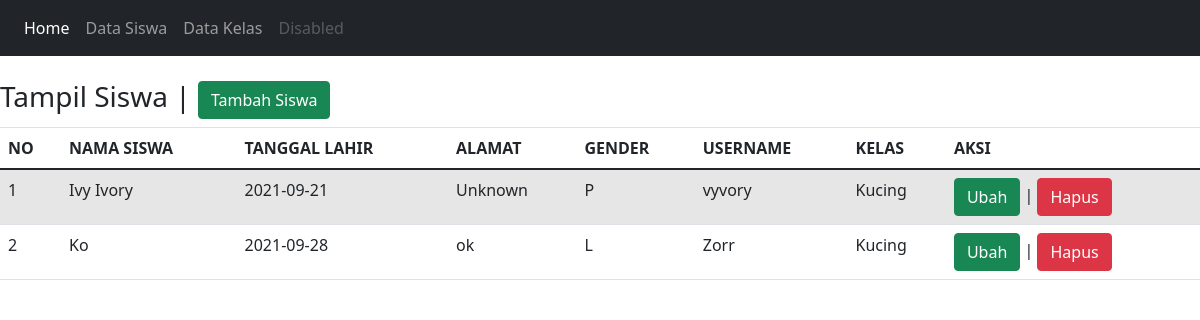
Screenshot of /Perpustakaan/tampil_siswa.php with the database file from the repository.
### tables this page shows
CREATE TABLE `siswa` (
  `id_siswa` int(11) NOT NULL,
  `nama_siswa` varchar(100) NOT NULL,
  `tanggal_lahir` date NOT NULL,
  `gender` enum('L','P') NOT NULL,
  `alamat` text NOT NULL,
  `username` varchar(255) NOT NULL,
  `password` varchar(255) NOT NULL,
  `id_kelas` int(11) NOT NULL
);

CREATE TABLE `kelas` (
  `id_kelas` int(11) NOT NULL,
  `nama_kelas` varchar(255) NOT NULL,
  `kelompok` varchar(255) NOT NULL
);

### Perpustakaan/tampil_siswa.php (the view, shortened to what this page needs)
<!DOCTYPE html>
<html lang="en">
<head>
  <link rel="stylesheet" href="https://maxcdn.bootstrapcdn.com/bootstrap/4.5.2/css/bootstrap.min.css">
        <link href="https://cdn.jsdelivr.net/npm/bootstrap@5.0.1/dist/css/bootstrap.min.css"
        rel="stylesheet"
>
    </head>
    <body>
    <nav class="navbar navbar-expand-sm bg-dark navbar-dark">
  <ul class="navbar-nav">
    <li class="nav-item active">
      <a class="nav-link" href="index.php">Home</a>
    </li>
    <li class="nav-item">
      <a class="nav-link" href="tampil_siswa.php">Data Siswa</a>
    </li>
    <li class="nav-item">
      <a class="nav-link" href="tampil_kelas.php">Data Kelas</a>
    </li>
    <li class="nav-item">
      <a class="nav-link disabled" href="#">Disabled</a>
    </li>
  </ul>
</nav>
    <br><h3>Tampil Siswa | <a href="tambah_siswa.php" class="btn btn-success">Tambah Siswa</a></h3>
        <table class = "table table-hover table-striped">
            <thead>
                <tr>
                    <th>NO</th><th>NAMA SISWA</th><th>TANGGAL LAHIR</th>
                    <th>ALAMAT</th><th>GENDER</th>
                    <th>USERNAME</th><th>KELAS</th><th>AKSI</th>
                </tr>
            </thead>
            <tbody>
                <?php
                include "koneksi.php";
                $qry_siswa = mysqli_query($conn, "select * from siswa join kelas on kelas.id_kelas = siswa.id_kelas");
                $no = 0;
                while ($data_siswa = mysqli_fetch_array ($qry_siswa)){
                    $no++; ?>
                    <tr>
                        <td><?=$no?></td><td><?= $data_siswa ['nama_siswa']?></td>
                        <td><?=$data_siswa['tanggal_lahir']?></td>
                        <td><?=$data_siswa['alamat']?></td>
                        <td><?=$data_siswa['gender']?></td>
                        <td><?=$data_siswa['username']?></td>
                        <td><?=$data_siswa['nama_kelas']?></td>
                        <td><a href="ubah_siswa.php?id_siswa=<?=$data_siswa['id_siswa']?>"
                        class="btn btn-success">Ubah</a> | <a href="proses_hapus_siswa.php?id_siswa=<?=$data_siswa['id_siswa']?>"
                        onclick="return confirm('Apakah anda yakin menghapus data ini?')"
                        class="btn btn-danger">Hapus</a></td>
                    </tr>
                    <?php
                }
                ?>
            </tbody>
        </table>
    </body>
</html>

### rows the page displays
siswa: nama_siswa "Ivy Ivory", tanggal_lahir "2021-09-21", alamat "Unknown", gender "P", username "vyvory", id_kelas.nama_kelas "Kucing"
siswa: nama_siswa "Ko", tanggal_lahir "2021-09-28", alamat "ok", gender "L", username "Zorr", id_kelas.nama_kelas "Kucing"
